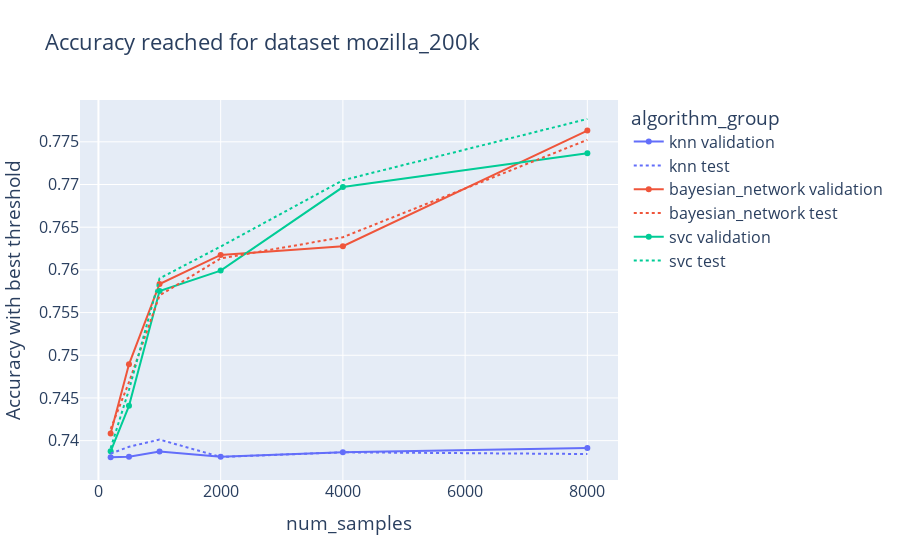

The notebook cell this image was saved under:
### Code cell
dataset_choice = "mozilla_200k"
d = df.query(f"dataset_choice == '{dataset_choice}'")
d.sort_values("num_samples",inplace=True)
d = d.rename({"thresholdtest_accuracy_val": "Validation accuracy with best threshold", "thresholdtest_accuracy_test": "Test accuracy with best threshold"}, axis=1)
fig = px.line(
    d,
    x="num_samples",
    y="Validation accuracy with best threshold",
    color="algorithm_group",
    title=f"Accuracy reached for dataset {dataset_choice}",
    markers=True,
)
for i,trace in enumerate(fig.data):
    trace.name =  trace.name + ' validation'
fig2 = px.line(d, x="num_samples", y="Test accuracy with best threshold", color="algorithm_group")
for i,trace in enumerate(fig2.data):
    trace.name = trace.name + ' test'
fig2.update_traces(patch={"line": {"dash": 'dot'}}) 
for i in range(3):
    fig.add_trace(fig2.data[i])
fig.update_layout(
    font=dict(size=16)  # Set the default font size for all text elements in the figure
)
fig.update_yaxes(title_text="Accuracy with best threshold")
fig.show()

### Figure 1 — Plotly figure (JSON) as saved in the notebook; plotly's stock layout.template omitted (floating-point values rounded to 4 significant figures)
{"data": [{"hovertemplate": "algorithm_group=knn<br>num_samples=%{x}<br>Validation accuracy with best threshold=%{y}<extra></extra>", "legendgroup": "knn", "line": {"color": "#636efa", "dash": "solid"}, "marker": {"symbol": "circle"}, "mode": "markers+lines", "name": "knn validation", "orientation": "v", "showlegend": true, "type": "scatter", "x": [200, 500, 1000, 2000, 4000, 8000], "xaxis": "x", "y": [0.7381, 0.7381, 0.7387, 0.7381, 0.7387, 0.7391], "yaxis": "y"}, {"hovertemplate": "algorithm_group=bayesian_network<br>num_samples=%{x}<br>Validation accuracy with best threshold=%{y}<extra></extra>", "legendgroup": "bayesian_network", "line": {"color": "#EF553B", "dash": "solid"}, "marker": {"symbol": "circle"}, "mode": "markers+lines", "name": "bayesian_network validation", "orientation": "v", "showlegend": true, "type": "scatter", "x": [200, 500, 1000, 2000, 4000, 8000], "xaxis": "x", "y": [0.7408, 0.7489, 0.7583, 0.7618, 0.7628, 0.7763], "yaxis": "y"}, {"hovertemplate": "algorithm_group=svc<br>num_samples=%{x}<br>Validation accuracy with best threshold=%{y}<extra></extra>", "legendgroup": "svc", "line": {"color": "#00cc96", "dash": "solid"}, "marker": {"symbol": "circle"}, "mode": "markers+lines", "name": "svc validation", "orientation": "v", "showlegend": true, "type": "scatter", "x": [200, 500, 1000, 2000, 4000, 8000], "xaxis": "x", "y": [0.7388, 0.7441, 0.7575, 0.7599, 0.7697, 0.7737], "yaxis": "y"}, {"hovertemplate": "algorithm_group=knn<br>num_samples=%{x}<br>Test accuracy with best threshold=%{y}<extra></extra>", "legendgroup": "knn", "line": {"color": "#636efa", "dash": "dot"}, "marker": {"symbol": "circle"}, "mode": "lines", "name": "knn test", "orientation": "v", "showlegend": true, "type": "scatter", "x": [200, 500, 1000, 2000, 4000, 8000], "xaxis": "x", "y": [0.7385, 0.7393, 0.7401, 0.7381, 0.7386, 0.7384], "yaxis": "y"}, {"hovertemplate": "algorithm_group=bayesian_network<br>num_samples=%{x}<br>Test accuracy with best threshold=%{y}<extra></extra>", "legendgroup": "bayesian_network", "line": {"color": "#EF553B", "dash": "dot"}, "marker": {"symbol": "circle"}, "mode": "lines", "name": "bayesian_network test", "orientation": "v", "showlegend": true, "type": "scatter", "x": [200, 500, 1000, 2000, 4000, 8000], "xaxis": "x", "y": [0.7414, 0.7469, 0.757, 0.7613, 0.7638, 0.7752], "yaxis": "y"}, {"hovertemplate": "algorithm_group=svc<br>num_samples=%{x}<br>Test accuracy with best threshold=%{y}<extra></extra>", "legendgroup": "svc", "line": {"color": "#00cc96", "dash": "dot"}, "marker": {"symbol": "circle"}, "mode": "lines", "name": "svc test", "orientation": "v", "showlegend": true, "type": "scatter", "x": [200, 500, 1000, 2000, 4000, 8000], "xaxis": "x", "y": [0.7391, 0.746, 0.759, 0.7627, 0.7705, 0.7777], "yaxis": "y"}], "layout": {"font": {"size": 16}, "legend": {"title": {"text": "algorithm_group"}, "tracegroupgap": 0}, "title": {"text": "Accuracy reached for dataset mozilla_200k"}, "xaxis": {"anchor": "y", "domain": [0, 1], "title": {"text": "num_samples"}}, "yaxis": {"anchor": "x", "domain": [0, 1], "title": {"text": "Accuracy with best threshold"}}}}
